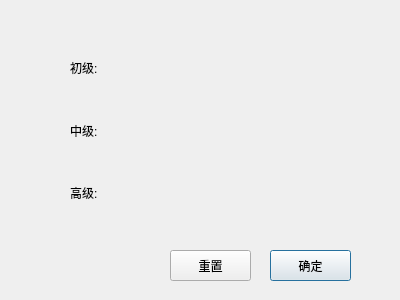
<?xml version="1.0" encoding="UTF-8"?>
<ui version="4.0">
 <class>record_Dialog</class>
 <widget class="QDialog" name="record_Dialog">
  <property name="geometry">
   <rect>
    <x>0</x>
    <y>0</y>
    <width>400</width>
    <height>300</height>
   </rect>
  </property>
  <property name="windowTitle">
   <string>纪录</string>
  </property>
  <widget class="QPushButton" name="ok">
   <property name="geometry">
    <rect>
     <x>270</x>
     <y>250</y>
     <width>81</width>
     <height>31</height>
    </rect>
   </property>
   <property name="text">
    <string>确定</string>
   </property>
  </widget>
  <widget class="QPushButton" name="reset">
   <property name="geometry">
    <rect>
     <x>170</x>
     <y>250</y>
     <width>81</width>
     <height>31</height>
    </rect>
   </property>
   <property name="text">
    <string>重置</string>
   </property>
  </widget>
  <widget class="QWidget" name="layoutWidget">
   <property name="geometry">
    <rect>
     <x>70</x>
     <y>40</y>
     <width>251</width>
     <height>181</height>
    </rect>
   </property>
   <layout class="QGridLayout" name="gridLayout">
    <item row="0" column="0">
     <widget class="QLabel" name="label">
      <property name="text">
       <string>初级:</string>
      </property>
     </widget>
    </item>
    <item row="0" column="1">
     <widget class="QLabel" name="primary">
      <property name="text">
       <string/>
      </property>
     </widget>
    </item>
    <item row="1" column="0">
     <widget class="QLabel" name="label_2">
      <property name="text">
       <string>中级:</string>
      </property>
     </widget>
    </item>
    <item row="1" column="1">
     <widget class="QLabel" name="intermediate">
      <property name="text">
       <string/>
      </property>
     </widget>
    </item>
    <item row="2" column="0">
     <widget class="QLabel" name="label_3">
      <property name="text">
       <string>高级:</string>
      </property>
     </widget>
    </item>
    <item row="2" column="1">
     <widget class="QLabel" name="advance">
      <property name="text">
       <string/>
      </property>
     </widget>
    </item>
   </layout>
  </widget>
 </widget>
 <resources/>
 <connections>
  <connection>
   <sender>ok</sender>
   <signal>clicked()</signal>
   <receiver>record_Dialog</receiver>
   <slot>accept()</slot>
   <hints>
    <hint type="sourcelabel">
     <x>318</x>
     <y>260</y>
    </hint>
    <hint type="destinationlabel">
     <x>365</x>
     <y>280</y>
    </hint>
   </hints>
  </connection>
 </connections>
</ui>
